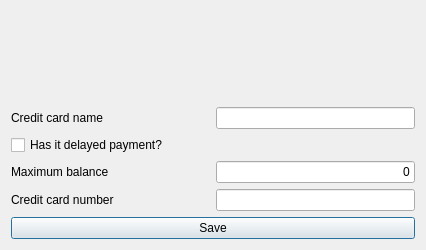
<?xml version="1.0" encoding="UTF-8"?>
<ui version="4.0">
 <class>frmCreditCardsAdd</class>
 <widget class="QDialog" name="frmCreditCardsAdd">
  <property name="windowModality">
   <enum>Qt::WindowModal</enum>
  </property>
  <property name="geometry">
   <rect>
    <x>0</x>
    <y>0</y>
    <width>426</width>
    <height>250</height>
   </rect>
  </property>
  <property name="windowTitle">
   <string>New credit card</string>
  </property>
  <property name="windowIcon">
   <iconset resource="../images/xulpymoney.qrc">
    <normaloff>:/xulpymoney/visa2.png</normaloff>:/xulpymoney/visa2.png</iconset>
  </property>
  <property name="modal">
   <bool>true</bool>
  </property>
  <layout class="QHBoxLayout" name="horizontalLayout_8">
   <item>
    <layout class="QVBoxLayout" name="verticalLayout">
     <item>
      <widget class="QLabel" name="lblTitle">
       <property name="font">
        <font>
         <pointsize>14</pointsize>
         <weight>75</weight>
         <bold>true</bold>
        </font>
       </property>
       <property name="styleSheet">
        <string notr="true">color: rgb(0, 128, 0);</string>
       </property>
       <property name="alignment">
        <set>Qt::AlignCenter</set>
       </property>
      </widget>
     </item>
     <item>
      <layout class="QHBoxLayout" name="horizontalLayout_5">
       <item>
        <widget class="QLabel" name="label_5">
         <property name="text">
          <string>Credit card name</string>
         </property>
        </widget>
       </item>
       <item>
        <widget class="QLineEdit" name="txtCreditCard">
         <property name="sizePolicy">
          <sizepolicy hsizetype="Minimum" vsizetype="Fixed">
           <horstretch>0</horstretch>
           <verstretch>0</verstretch>
          </sizepolicy>
         </property>
        </widget>
       </item>
      </layout>
     </item>
     <item>
      <layout class="QHBoxLayout" name="horizontalLayout">
       <item>
        <widget class="QCheckBox" name="chkDelayed">
         <property name="text">
          <string>Has it delayed payment?</string>
         </property>
        </widget>
       </item>
      </layout>
     </item>
     <item>
      <layout class="QHBoxLayout" name="horizontalLayout_7">
       <item>
        <widget class="QLabel" name="label_7">
         <property name="text">
          <string>Maximum balance</string>
         </property>
        </widget>
       </item>
       <item>
        <widget class="myQLineEdit" name="txtMaximum">
         <property name="sizePolicy">
          <sizepolicy hsizetype="Minimum" vsizetype="Fixed">
           <horstretch>0</horstretch>
           <verstretch>0</verstretch>
          </sizepolicy>
         </property>
         <property name="text">
          <string>0</string>
         </property>
         <property name="alignment">
          <set>Qt::AlignRight|Qt::AlignTrailing|Qt::AlignVCenter</set>
         </property>
        </widget>
       </item>
      </layout>
     </item>
     <item>
      <layout class="QHBoxLayout" name="horizontalLayout_4">
       <item>
        <widget class="QLabel" name="label_4">
         <property name="text">
          <string>Credit card number</string>
         </property>
        </widget>
       </item>
       <item>
        <widget class="myQLineEditValidatingCreditCard" name="txtNumber">
         <property name="sizePolicy">
          <sizepolicy hsizetype="Minimum" vsizetype="Fixed">
           <horstretch>0</horstretch>
           <verstretch>0</verstretch>
          </sizepolicy>
         </property>
        </widget>
       </item>
      </layout>
     </item>
     <item>
      <widget class="QPushButton" name="cmd">
       <property name="text">
        <string>Save</string>
       </property>
       <property name="icon">
        <iconset resource="../images/xulpymoney.qrc">
         <normaloff>:/xulpymoney/save.png</normaloff>:/xulpymoney/save.png</iconset>
       </property>
      </widget>
     </item>
    </layout>
   </item>
  </layout>
 </widget>
 <customwidgets>
  <customwidget>
   <class>myQLineEdit</class>
   <extends>QLineEdit</extends>
   <header location="global">myqlineedit</header>
  </customwidget>
  <customwidget>
   <class>myQLineEditValidatingCreditCard</class>
   <extends>QLineEdit</extends>
   <header location="global">myqlineedit</header>
  </customwidget>
 </customwidgets>
 <resources>
  <include location="../images/xulpymoney.qrc"/>
 </resources>
 <connections/>
</ui>
